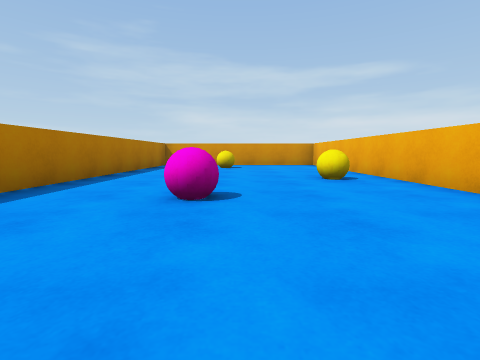
View 1 (above)

21 first-person views from a walk through a scene from a Unity 3-D project. The camera is 0.42 m above the floor, tilts 6° down and sees 85° across. The floor is counted in squares, 1 m on a side. Each view is taken from the middle of a square. On the plan, view 1 faces up. The plan holds only what a view shows up to about 9 squares ahead; the rest is blank. The player character is not drawn.

View 2
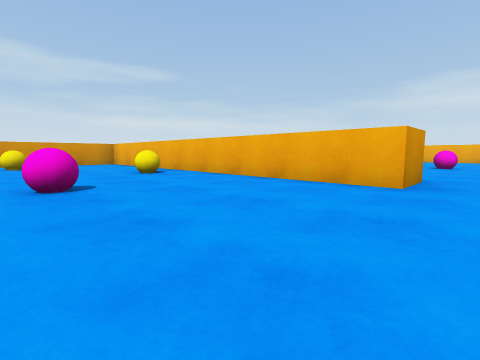

View 3
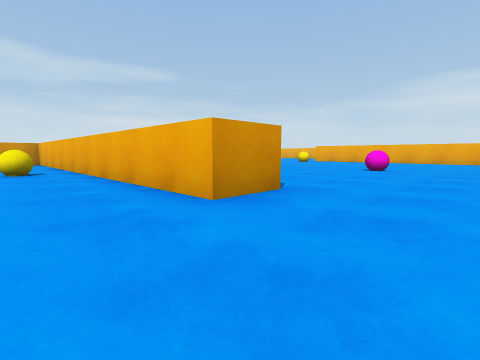

View 4
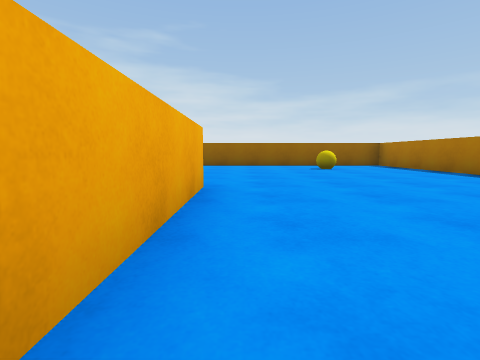

View 5
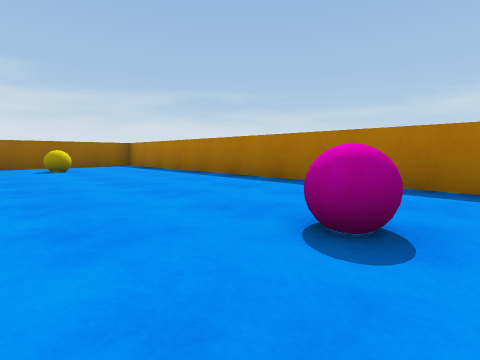

View 6
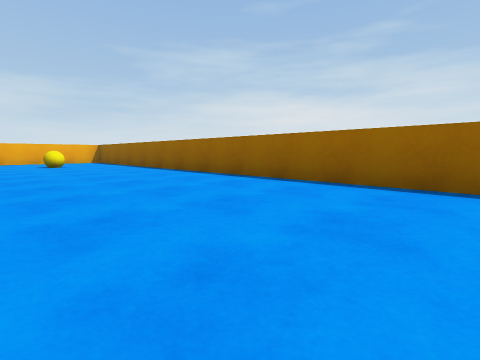

View 7
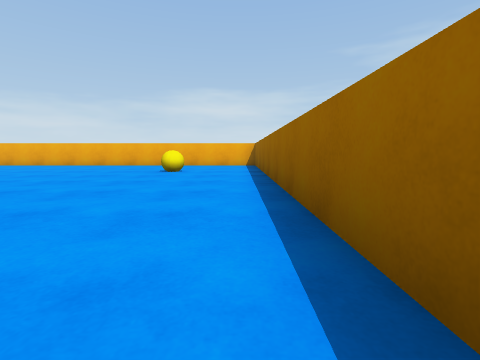

View 8
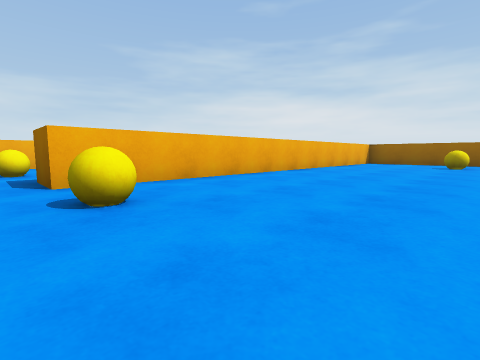

View 9
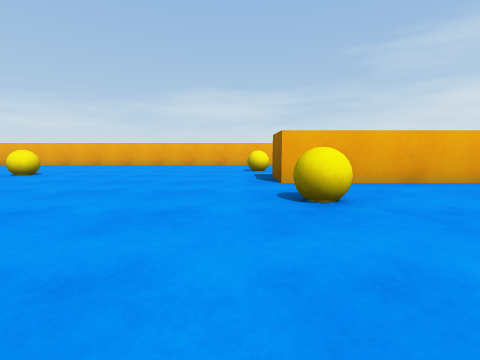

View 10
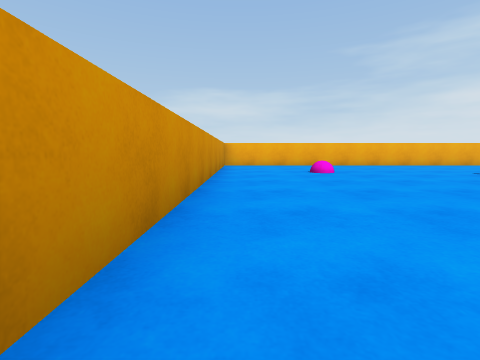

View 11
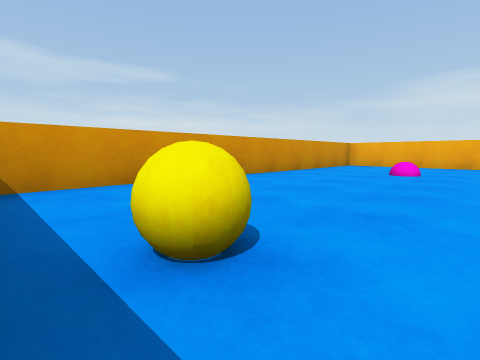

View 12
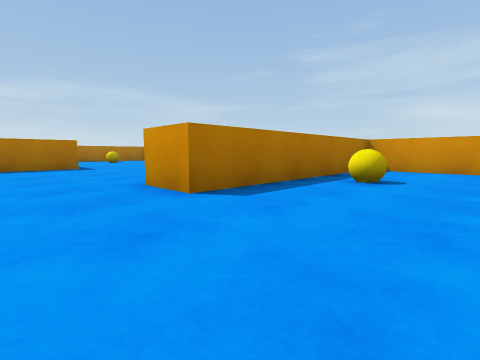

View 13
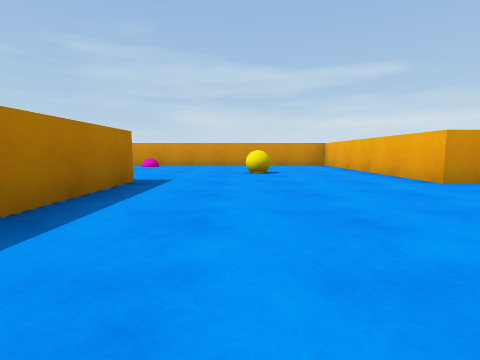

View 14
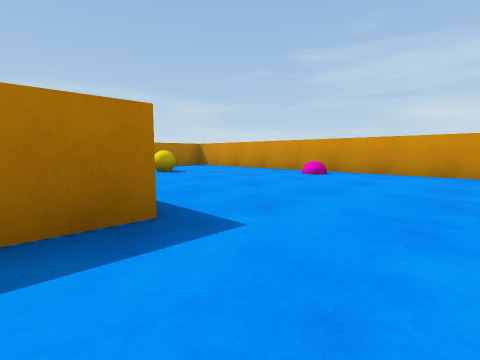

View 15
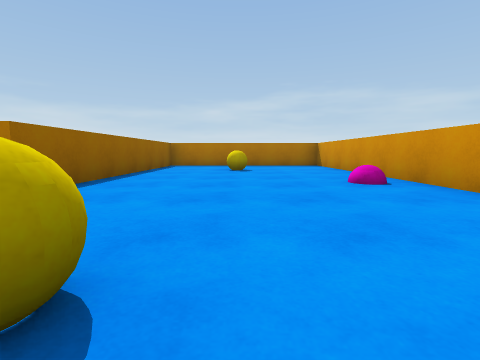

View 16
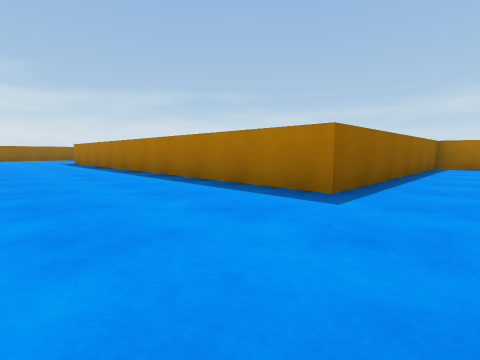

View 17
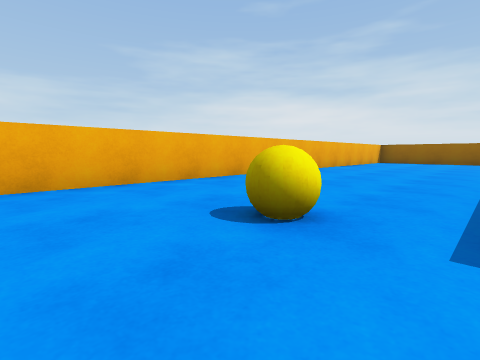

View 18
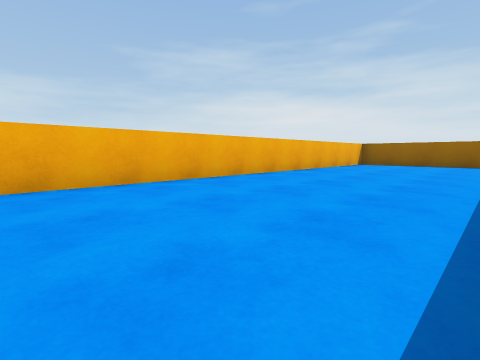

View 19
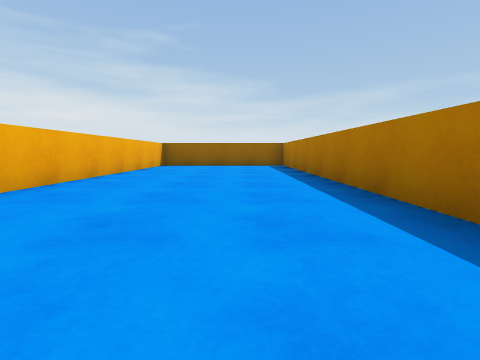

View 20
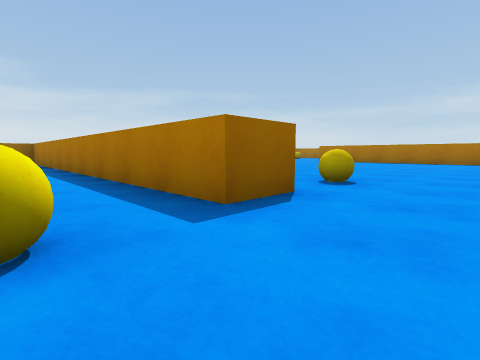

View 21
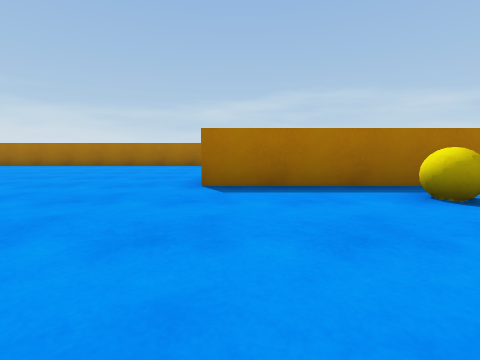

### Floor plan
Points are (right, up) in squares from view 1. A wall is a line through its corners. A room is listed if a view was taken in it or the views show most of it. See-through windows are left out.
Room 1 (views 1, 2, 3, 4, 5, 6, 7, 8, 9, 10, 11, 12, 13, 14, 15, 16, 17, 18, 19, 20, 21)
walls: (3.5, -0.2) (2.5, -0.2) (2.5, 8.8) (-2.5, 8.8) (-2.5, -5.5) (12.2, -5.5); (12.6, -5.6) (12.6, 4.4) (13.6, 4.4) (13.6, -5.5) (17.5, -5.5) (17.5, 14.5) (8.7, 14.5) (8.7, 9.5) (7.7, 9.5) (7.7, 14.5) (-2.5, 14.5) (-2.5, 9.8) (3.5, 9.8) (3.5, 0.8)
objects: yellow ball (0, -4); other object (0, 2); yellow ball (0, 7); yellow ball (0, 12); yellow ball (1, 4); other object (2, 14); yellow ball (5, 11); other object (8, 0); yellow ball (10, -4); yellow ball (10, 12); yellow ball (11, 4); yellow ball (14, 9); yellow ball (15, 5); other object (15, 12)

Positions as (right, up) in squares from view 1, and headings:
1: (0, 0), facing up
2: (-1, -1), facing up-right
3: (1, -2), facing up-right
4: (2, 3), facing down
5: (1, 3), facing down-left
6: (1, -2), facing down-right
7: (4, -5), facing right
8: (9, 5), facing down-right
9: (9, 5), facing right
10: (9, 14), facing right
11: (9, 11), facing up-right
12: (11, 8), facing up-left
13: (5, 6), facing up
14: (5, 9), facing up-left
15: (6, 12), facing left
16: (6, 11), facing down-left
17: (14, 6), facing down-right
18: (14, 4), facing down-right
19: (15, 3), facing down
20: (15, 6), facing down-left
21: (12, 10), facing left
